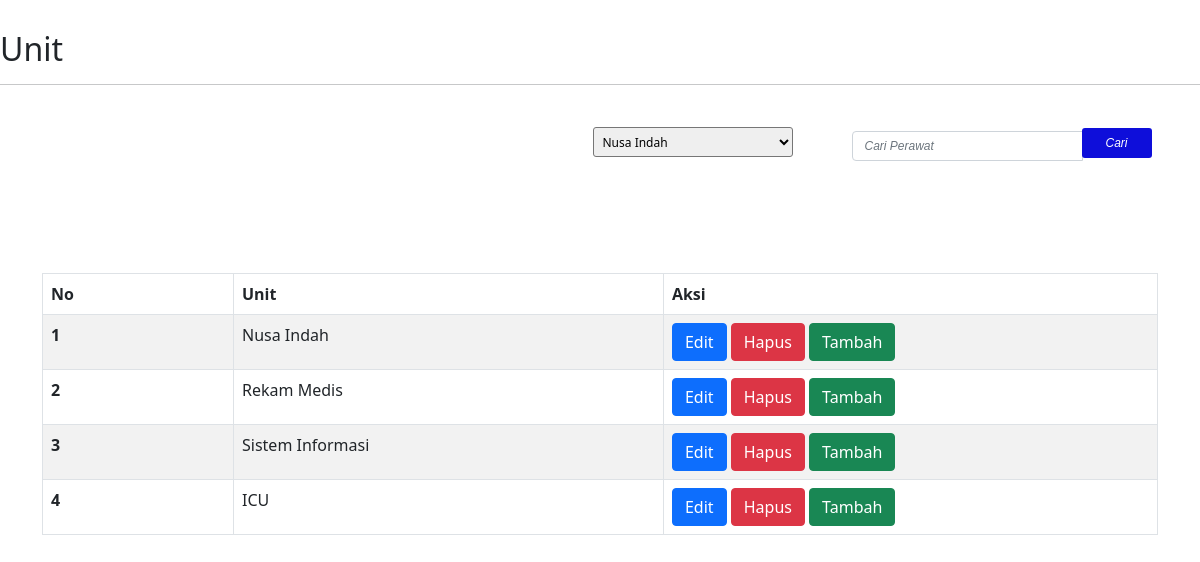
The page /unit.php on the database its author committed.
### tables this page shows
CREATE TABLE `unit` (
  `id_unit` int(11) NOT NULL,
  `nama_unit` varchar(50) NOT NULL
);

### unit.php (the view, shortened to what this page needs)
<?php
$server = "localhost";
$user = "root";
$pass = "";
$database = "penjadwalan";
$conn = mysqli_connect($server, $user, $pass, $database);
$query = "SELECT * FROM unit";
$result = mysqli_query($conn, $query);
?>
<!doctype html>
<html lang="en">
<head>
    <link href="https://cdn.jsdelivr.net/npm/bootstrap@5.0.2/dist/css/bootstrap.min.css" rel="stylesheet">
    <link rel="stylesheet" href="css1.css">
</head>
<body>
<div class="jumbotron">
    <h2>Unit</h2>
    <hr>
    <div class="container1">
        <div class="satu">
        </div>
        <div class="dua">
            <form action="" method="post" id="pilihan">
                <select class='selectterminal' name="pilihArea" onchange="this.form.submit()">
                    <option value='IDJKT-T2D'>Nusa Indah</option>
                </select>
            </form>
        </div>
        <div class="tiga">
            <form action="" method="post">
                <div class="input-group teer mt-1">
                    <input name="keyword" autofocus autocomplete="off" class="form-control" type="text" placeholder="Cari Perawat" value="<?php echo isset($_SESSION['keyword']) ? $_SESSION['keyword'] : ''; ?>">
                    <button id="cari" type="submit" name="cari" class="cari btn btn-secondary">Cari</button>
                </div>
            </form>
        </div>
    </div>
    <div class="container mtcontent" id="margin">
        <table class="table table-hover table-bordered mb-3 table-striped mt-1">
            <thead>
                <tr>
                    <th scope="col" style="width: 20px;">No</th>
                    <th scope="col" style="width: 80px;">Unit</th>
                    <th scope="col" style="width: 100px;">Aksi</th>
                </tr>
            </thead>
            <tbody>
                <?php
                $no = 1;
                while($tampil = mysqli_fetch_array($result)){
                ?>
                <tr>
                    <th scope="row"><?php echo $no++; ?></th>
                    <td><?php echo $tampil['nama_unit']; ?></td>
                    <td>
                        <button type="button" class="btn btn-primary" data-bs-toggle="modal" data-bs-target="#editModal" data-id="<?php echo $tampil['id_unit']; ?>" data-name="<?php echo $tampil['nama_unit']; ?>">Edit</button>
                        <button type="button" class="btn btn-danger" data-bs-toggle="modal" data-bs-target="#hapusModal" data-id="<?php echo $tampil['id_unit']; ?>" data-name="<?php echo $tampil['nama_unit']; ?>">Hapus</button>
                        <button type="button" class="btn btn-success" data-bs-toggle="modal" data-bs-target="#staticBackdrop">Tambah</button>
                    </td>
                </tr>
                <?php } ?>
            </tbody>
        </table>
    </div>
</div>
</body>
</html>

### css1.css (style rules this page uses)
#margin { margin-top: 100px; }
.jumbotron { margin: 30px auto ; width: 1200px ; }
.container1 { width: 1141px ; margin: 30px auto ; padding : 5px; box-sizing:boder-box; display: flex ; }
.container1 .satu { margin-right: 150px; }
.satu { width:300px; height:40px; margin : 4px ; }
.dua { width:300px; height:40px; margin : 4px ; }
.tiga { width:300px; height:40px; margin-left: 10px; margin : 4px ; }
.container1 .tiga { margin-left: 55px; }
div .teer { margin-top: 0px; }
select.selectterminal { margin-top: 3px; margin-left: 100px; padding: 5px; width: 200px; height: 30px; border-top-left-radius: 3px; border-top-right-radius: 3px; border-bottom-left-radius: 3px; border-bottom-right-radius: 3px; }
option { font-size: 12px; font-family: "Karla", Sans-serif; }
.dua { font-size: 12px; }
input { margin-top: 3px; font-size: 14px; font-family: "Karla", Sans-serif; padding: 5px; width: 200px; height: 30px; border-top-left-radius: 3px; border-top-right-radius: 3px; border-bottom-left-radius: 3px; border-bottom-right-radius: 3px; }
#cari { font-size: 10px; font-family: "Karla", Sans-serif; height: 30px; width: 70px; color: white; font-style: italic; font-size: 12px; font-family: "Karla", Sans-serif; background-color: rgb(14, 14, 218); border : 0px solid white ; margin-bottom: 10px; border-top-left-radius: 3px; border-top-right-radius: 3px; border-bottom-left-radius: 3px; border-bottom-right-radius: 3px; }
::placeholder { color: #999; font-style: italic; font-size: 12px; font-family: "Karla", Sans-serif; padding-bottom : 5px; }
input.form-control { font-size: 12px; font-family: "Karla", Sans-serif; font-style: italic; }

### rows shown on the page
unit: nama_unit "Nusa Indah"
unit: nama_unit "Rekam Medis"
unit: nama_unit "Sistem Informasi"
unit: nama_unit "ICU"
